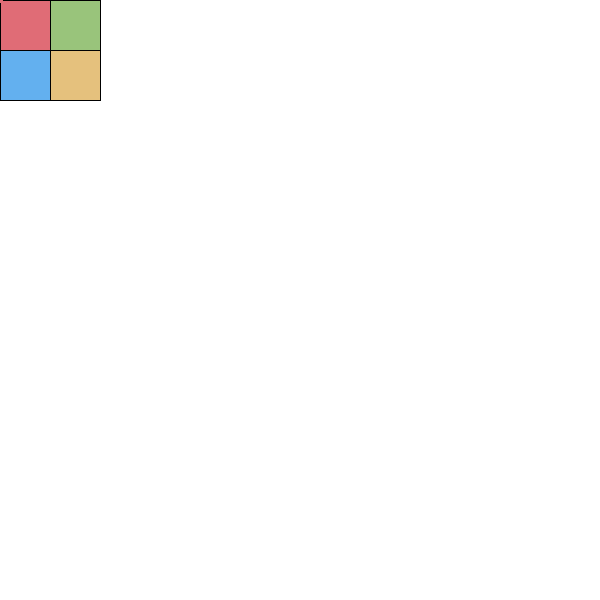
Frame 1 (no input)
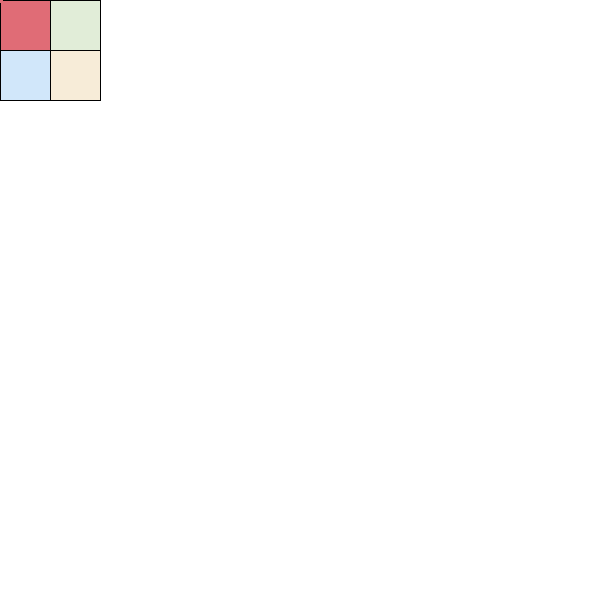
Frame 60 (the mouse pressed at the canvas centre just before this capture)
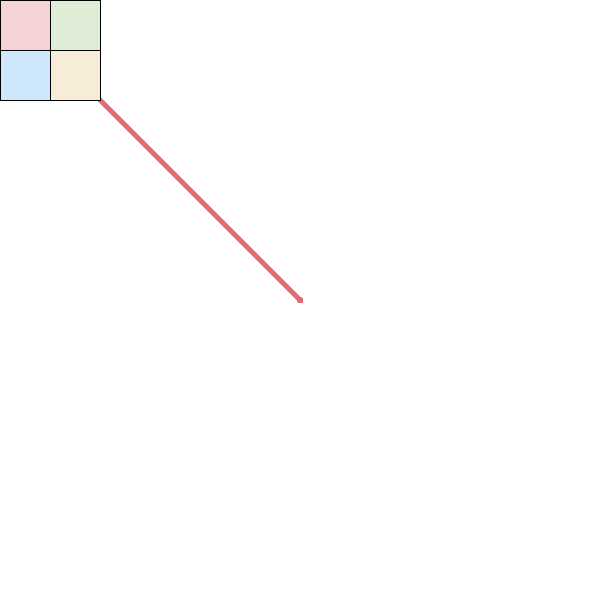
Frame 120 (the mouse held since frame 60 and released just before this capture)

The Processing sketch that drew these frames (run headless with seeded random() and noise(); from frame 60 on, the mouse is pressed at the canvas centre):

// Processing sketch: TileDraw
// ── TileDraw.pde
/*
Tile draw
---------
Abigail Adegbiji - October 8, 2024
A drawing program that uses a rollover as a color palette.
Press down and move the mouse to draw.

Clicking the top left square  makes all the squares turn on
until the mouse moves outside of the square.
Clicking the bottom right square makes all the squares
fade from white to their respective colors. Clicking on
any of the squares changes the drawing color.

Right clicking on any of the tiles serves as an eraser,
changing the draw color to a transparent white.
*/

// Red, green, blue, yellow
color baseColors[] = {color(224, 108, 118), color(152, 195, 121), color(97, 175, 239), color(229, 192, 123)};
color squareColors[] = {baseColors[0], baseColors[1], baseColors[2], baseColors[3]};
color eraserColor = color(255, 255, 255, 255);

int squareSize = 50;
int currentColor = baseColors[0];
int penSize = 5;

boolean doneReverseFade = false;
boolean reverseFade = false;
boolean flashColors = false;
boolean hoverStates[]; // Mouse hover states for the 4 quadrants

PGraphics drawCanvas;

void setup() {
  size(600, 600);
  drawCanvas = createGraphics(600, 600);
}

void mouseWheel(MouseEvent event) {
  // Adjust pen size using the mouse wheel scrolling
  // Scrolling up makes the pen bigger, scrolling down makes it smaller
  float c = event.getCount();
  if (c >= 0)
    penSize = max(penSize - 5, 1);
  if (c <= 0)
    penSize += 5;
}

// Get different shades of a color by controlling its transparency
color getShade(color c, boolean getLighter) {
  float direction = getLighter ? -1 : 1;
  float t = alpha(c) - direction * 3;
  t = min(max(t, 0), 255); // Clamp transparency to be between 0 and 255
  return color(red(c), green(c), blue(c), t);
}

void mousePressed() {
  // Check if the top left square is clicked
  if (hoverStates[0])
    flashColors = true;

  // Check if the bottom right square is clicked
  if (hoverStates[3]) {
    reverseFade = true;
    doneReverseFade = false;
    // Make each square transparent
    for (int i = 0; i < 4; i++) {
      color c = baseColors[i];
      squareColors[i] = color(red(c), green(c), blue(c), 0); 
    }
  }

  for (int i = 0; i < 4; i++) {
    // Change the current color by left clicking on a qudrant
    if (hoverStates[i] && mouseButton == LEFT) {
      currentColor = baseColors[i];
      break;
    } else if (hoverStates[i] && mouseButton == RIGHT) {
      currentColor = eraserColor;
      break;
    }
  }
}

void drawSquares() {
  // We shouldn't be flashing colors if the cursor
  // is no longer in the top left quadrant
  if (flashColors && !hoverStates[0])
    flashColors = false;

  // We need to maintain the color we faded to until the
  // cursor is outside the bottom right square
  if (doneReverseFade && !hoverStates[3])
    reverseFade = false;

  // Mouse hover states in the 4 quadrants
  boolean left = mouseX <= squareSize;
  boolean right = mouseX >= squareSize && mouseX <= squareSize * 2;
  boolean top = mouseY <= squareSize;
  boolean bottom = mouseY >= squareSize && mouseY <= squareSize * 2;
  hoverStates = new boolean[]{left && top, right && top, left && bottom, right && bottom};

  for (int i = 0; i < 4; i++) {
    // The square should turn on when hovered on. The bottom right square
    // should also be fading when the other squares are fading
    if (hoverStates[i] && !(reverseFade && hoverStates[3])) {
      squareColors[i] = baseColors[i];
    } else if (reverseFade) {
      // When the bottom right is clicked all squares should fade from the white to their base color
      squareColors[i] = getShade(squareColors[i], true);
      if (squareColors[i] == baseColors[i])
        doneReverseFade = true;
    } else {
      // If the top left square was clicked and the mouse is still on the top left square
      // all tiles should turn on. Else, the square color should fade.
      squareColors[i] = flashColors ? baseColors[i] : getShade(squareColors[i], false);
    }

    // Draw the square
    stroke(0);
    fill(squareColors[i]);
    int x = i == 0 || i == 2 ? 0 : squareSize;
    int y = i == 0 || i == 1 ? 0 : squareSize;
    rect(x, y, squareSize, squareSize);
  }
}

void renderDrawingCanvas() {
  drawCanvas.beginDraw();
  
  // Draw the square tile background
  drawCanvas.strokeWeight(1);
  drawCanvas.stroke(0);
  drawCanvas.fill(255);
  drawCanvas.rect(0, 0, squareSize * 2, squareSize * 2);

  // Draw with the mouse
  if (mousePressed) {
    drawCanvas.strokeWeight(penSize);
    drawCanvas.stroke(currentColor);
    drawCanvas.line(pmouseX, pmouseY, mouseX, mouseY);
  }

  drawCanvas.endDraw();

}

void drawPenColor() {
  // Draw the current color at the mouse position
  stroke(currentColor);
  if (currentColor == eraserColor)
    fill(128, 128, 128, 255);
  else
    fill(currentColor);
  ellipse(mouseX, mouseY, penSize, penSize); 
}

void draw() { 
  background(255);
  renderDrawingCanvas();
  image(drawCanvas, 0, 0);
  drawSquares();
  drawPenColor();
}
